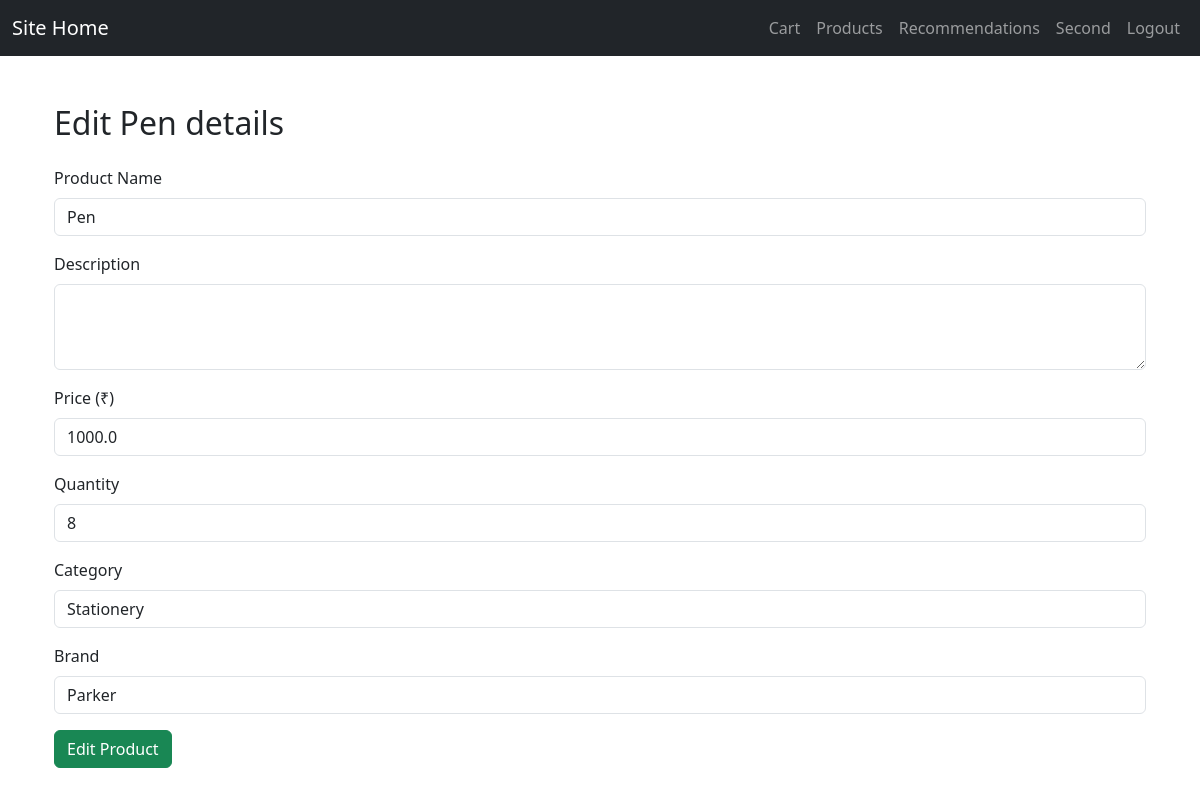
The page /admin/product/edit/1 (signed in) on the database as committed earlier.
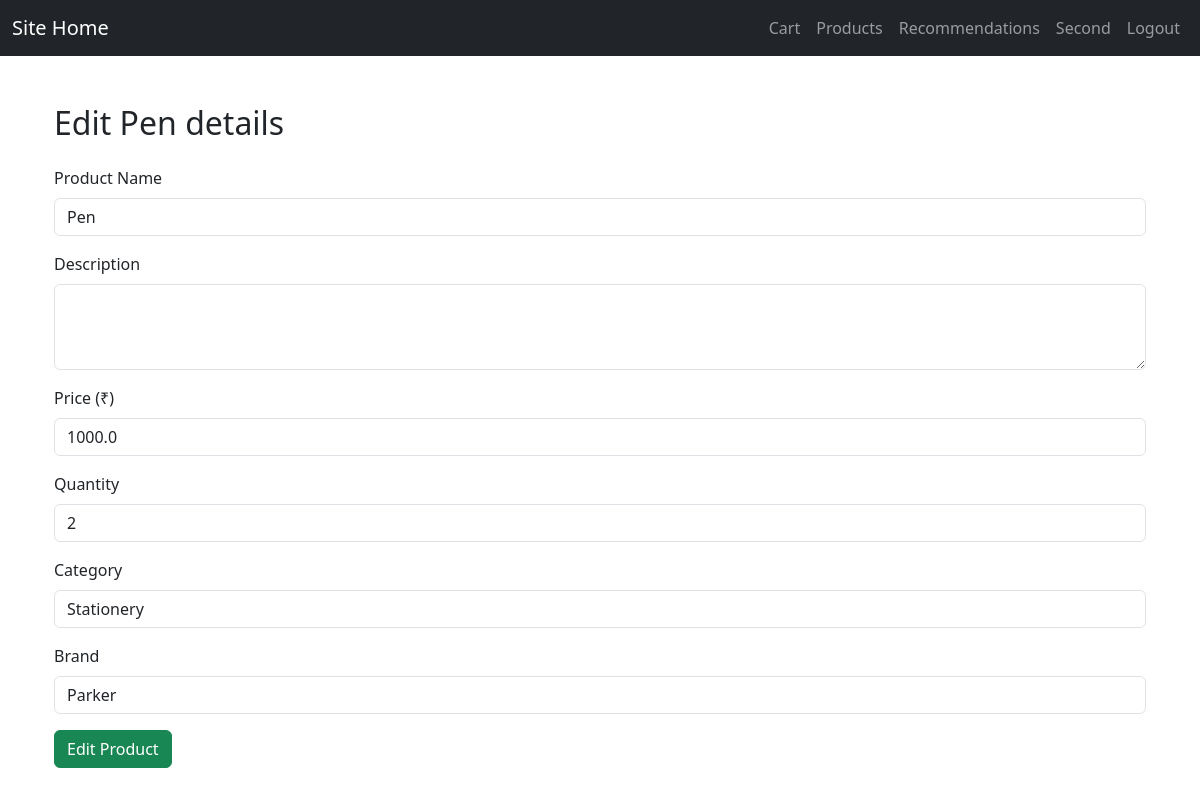
The same page on the database as committed later.
### app/models/product.py (models this page shows, shortened)
class Product(db.Model):
    id = db.Column(db.Integer, primary_key=True)
    name = db.Column(db.String(200), nullable=False)
    description = db.Column(db.String(500))
    price = db.Column(db.Float, nullable=False)
    category = db.Column(db.String(100))
    brand = db.Column(db.String(100))
    quantity=db.Column(db.Integer)
    date_added = db.Column(db.DateTime, default=datetime.utcnow)

### app/routes/admin_routes.py (the view)
@admin_bp.route('/admin/product/edit/<int:id>',methods=['POST','GET'])
@login_required
def edit_products(id):
    if request.method=='POST':
        product = Product.query.get_or_404(id)
        product.name = request.form['name']
        product.description = request.form['description']
        product.price = request.form['price']
        product.category = request.form['category']
        product.brand = request.form['brand']
        product.quantity=request.form['quantity']
        message="Product edited successfully"
        db.session.commit()
        return render_template('/admin/admin_products.html',message=message)
    else:
        product=Product.query.filter_by(id=id).first()
        return render_template('/admin/admin_products_edit.html',product=product)

### app/routes/admin_routes.py (called while the page is built)
@login_manager.user_loader
def load_user(user_id):
    return User.query.get(int(user_id))

### app/templates/admin/admin_products_edit.html (shortened to what this page needs)
{% extends "base.html" %}
{% block navbar %}
    <li class="nav-item"><a class="nav-link" href="/logout">Logout</a></li>
{% endblock navbar %}
{% block content %}
<div class="container mt-5">
  <h2>Edit {{product.name}} details</h2>
  <form method="POST" action="/admin/product/edit/{{product.id}}" enctype="multipart/form-data" class="mt-4">
    <div class="mb-3">
      <label for="name" class="form-label">Product Name</label>
      <input type="text" class="form-control" value="{{product.name}}" id="name" name="name" required>
    </div>
    <div class="mb-3">
      <label for="description" class="form-label">Description</label>
      <textarea class="form-control" id="description" name="description" rows="3" required></textarea>
    </div>
    <div class="mb-3">
      <label for="price" class="form-label">Price (₹)</label>
      <input type="number" value="{{product.price}}" step="0.01" class="form-control" id="price" name="price" required>
    </div>
    <div class="mb-3">
      <label for="quantity" class="form-label">Quantity</label>
      <input type="number" value="{{product.quantity}}" class="form-control" id="quantity" name="quantity" required>
    </div>
    <div class="mb-3">
      <label for="category" class="form-label">Category</label>
      <input type="text" value="{{product.category}}" class="form-control" id="category" name="category" required>
    </div>
    <div class="mb-3">
      <label for="brand" class="form-label">Brand</label>
      <input type="text" value="{{product.brand}}" class="form-control" id="brand" name="brand" required>
    </div>
    <button type="submit" class="btn btn-success">Edit Product</button>
  </form>
</div>
{% endblock %}

Rows that differ between the two databases and show on the page:
changed Product "Pen": quantity "8" → "2"
